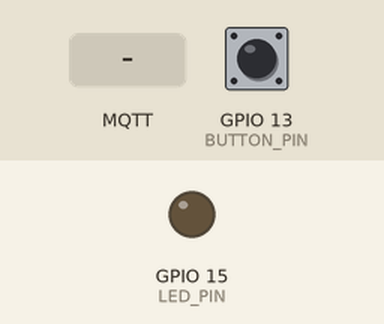
This sketch was run on a simulated ESP32. Parts: output pins drawn as LEDs (lit = HIGH). Dashed ring = blinking. The inputs (shaded band) are chosen by the test bench; at power-on: GPIO 13 (BUTTON_PIN) HIGH. WiFi joins after 1.5 s; servers stay silent unless stated; no MQTT or app messages arrive unless stated; what the sketch prints to the serial monitor is not drawn.

Above: at 2.7 s.
2.8 s: GPIO 13 (BUTTON_PIN) pulled LOW for 1 s
At 4.3 s:
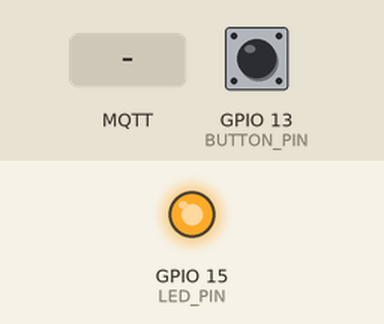
6.8 s: MQTT message "OFF" arrives on the first subscribed topic
At 7.1 s:
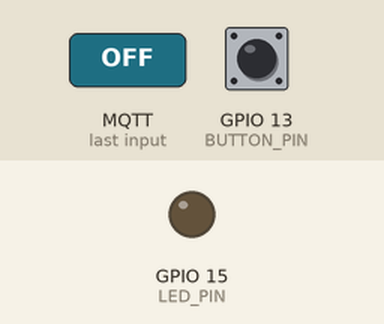
8.3 s: GPIO 13 (BUTTON_PIN) pulled LOW for 0.15 s
At 8.8 s:
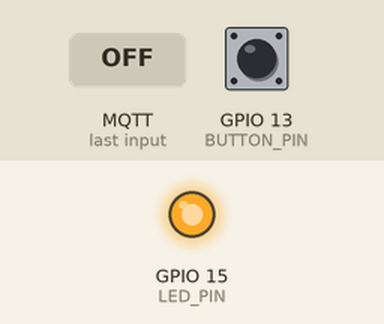
9.9 s: GPIO 13 (BUTTON_PIN) pulled LOW for 3.2 s
At 10.25 s:
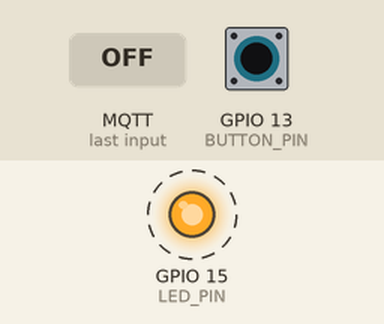
14.6 s: MQTT message "TOGGLE" arrives on the first subscribed topic
At 15.4 s:
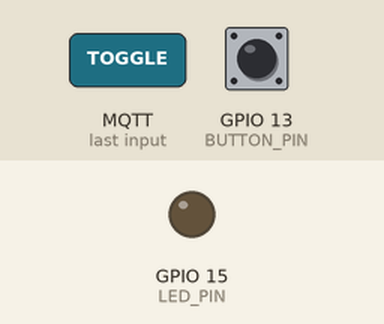
Timing chart, 0 to 17.1 s (numbered marks = the images above; inputs shaded):
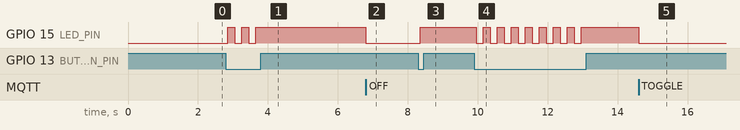

The sketch:

mqttConnect.ino
```cpp
#include "secret.h"
#include <WiFi.h>
#include <WiFiClientSecure.h>
#include <PubSubClient.h>

WiFiClientSecure espClient;
PubSubClient client(espClient);

// MQTT Topics
const char* TOPIC_SET   = "esp32/led/set";
const char* TOPIC_STATE = "esp32/led/state";

// Pins
const int LED_PIN = 15;
const int BUTTON_PIN = 13;

// LED State
bool ledState = LOW;

// Button debounce
int lastButtonState = HIGH;
unsigned long lastDebounceTime = 0;
const unsigned long debounceDelay = 50;

void publishState()
{
  if (ledState)
    client.publish(TOPIC_STATE, "ON", true);
  else
    client.publish(TOPIC_STATE, "OFF", true);

  Serial.print("Published State : ");
  Serial.println(ledState ? "ON" : "OFF");
}

void callback(char* topic, byte* payload, unsigned int length)
{
  String msg = "";

  for (unsigned int i = 0; i < length; i++)
    msg += (char)payload[i];

  msg.trim();

  Serial.print("Received : ");
  Serial.println(msg);

  if (msg == "ON")
  {
    ledState = HIGH;
  }
  else if (msg == "OFF")
  {
    ledState = LOW;
  }
  else if (msg == "TOGGLE")
  {
    ledState = !ledState;
  }
  else
  {
    return;
  }

  digitalWrite(LED_PIN, ledState);

  publishState();
}

void connectWiFi()
{
  Serial.print("Connecting WiFi");

  WiFi.begin(ssid, password);

  while (WiFi.status() != WL_CONNECTED)
  {
    delay(500);
    Serial.print(".");
  }

  Serial.println();
  Serial.println("WiFi Connected");
}

void reconnectMQTT()
{
  while (!client.connected())
  {
    Serial.print("Connecting MQTT...");

    if (client.connect("ESP32Client", mqtt_user, mqtt_password))
    {
      Serial.println("Connected");

      client.subscribe(TOPIC_SET);

      publishState();
    }
    else
    {
      Serial.print(" Failed. rc=");
      Serial.print(client.state());
      Serial.println(" Retry in 2 sec");

      delay(2000);
    }
  }
}

void setup()
{
  Serial.begin(115200);

  pinMode(LED_PIN, OUTPUT);
  pinMode(BUTTON_PIN, INPUT_PULLUP);

  digitalWrite(LED_PIN, LOW);

  connectWiFi();

  // Learning only.
  // Replace with CA certificate in production.
  espClient.setInsecure();

  client.setServer(mqtt_server, mqtt_port);
  client.setCallback(callback);

  reconnectMQTT();
}

void loop()
{
  if (WiFi.status() != WL_CONNECTED)
  {
    connectWiFi();
  }

  if (!client.connected())
  {
    reconnectMQTT();
  }

  client.loop();


  // Read the current state of the switch
  int reading = digitalRead(BUTTON_PIN);

  // Check if the switch state changed (due to noise or pressing)
  if (reading != lastButtonState) {
    // Reset the debouncing timer
    lastDebounceTime = millis();
  }

  // Check if the signal has been stable longer than the debounce delay
  if ((millis() - lastDebounceTime) > debounceDelay) {
    // Check if the physical button state actually shifted
    // LOW means the button is actively pressed down to GND
    if (reading == LOW && ledState == LOW) {
      ledState = HIGH;
      digitalWrite(LED_PIN, ledState);
      publishState();

      delay(200); // Short safety pause to prevent double-triggering
    }
    else if (reading == LOW && ledState == HIGH) {
      ledState = LOW;
      digitalWrite(LED_PIN, ledState);
      publishState();

      delay(200); // Short safety pause to prevent double-triggering
    }
  }

  // Save the reading for the next loop iteration
  lastButtonState = reading;


}
```

secret_template.h
```cpp
const char* ssid = "wifi-ssid";
const char* password = "wifi-password";

const char* mqtt_server = "your-mqtt-server";
const int mqtt_port = 8883;
const int mqtt_websocket = 8884;
const char* mqtt_user = "your-username";
const char* mqtt_password = "your-password";
```

Measured:
- after the input at 2.8 s, GPIO 15 (LED_PIN): alternates HIGH for 0.20 s and LOW for 0.20 s, 5 changes in all, then stays HIGH, starting after 0.05 s
- after the input at 6.8 s, GPIO 15 (LED_PIN): HIGH → LOW at once
- after the input at 8.3 s, GPIO 15 (LED_PIN): LOW → HIGH after 0.05 s
- after the input at 9.9 s, GPIO 15 (LED_PIN): alternates HIGH for 0.20 s and LOW for 0.20 s, 16 changes in all, then stays HIGH, starting after 0.05 s
- after the input at 14.6 s, GPIO 15 (LED_PIN): HIGH → LOW at once
